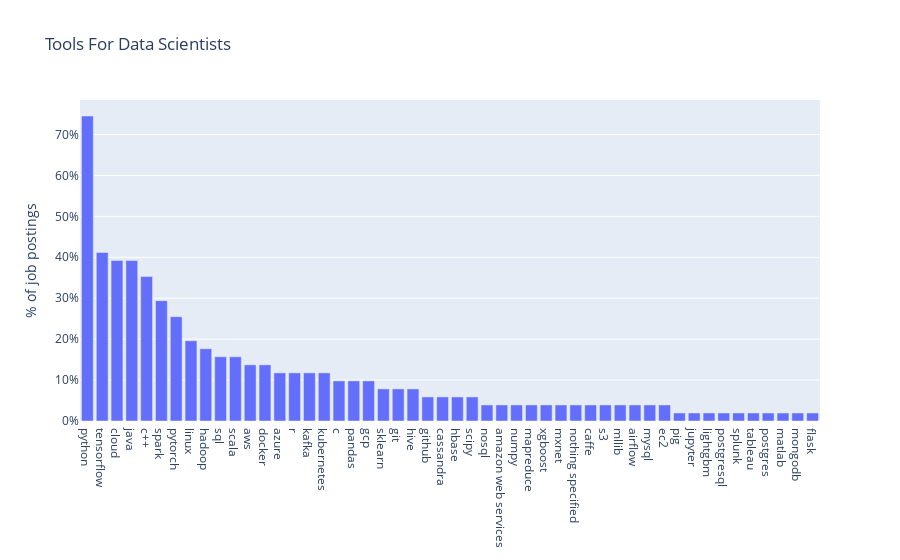
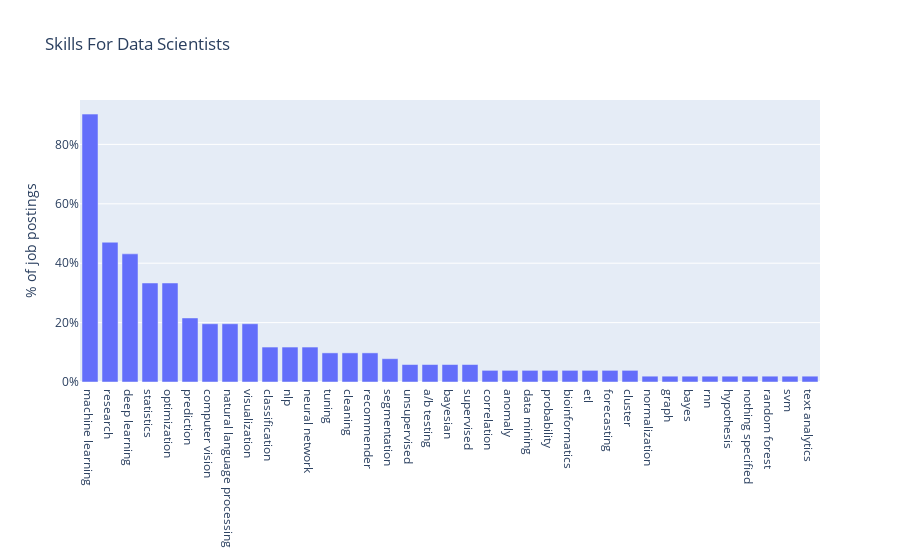
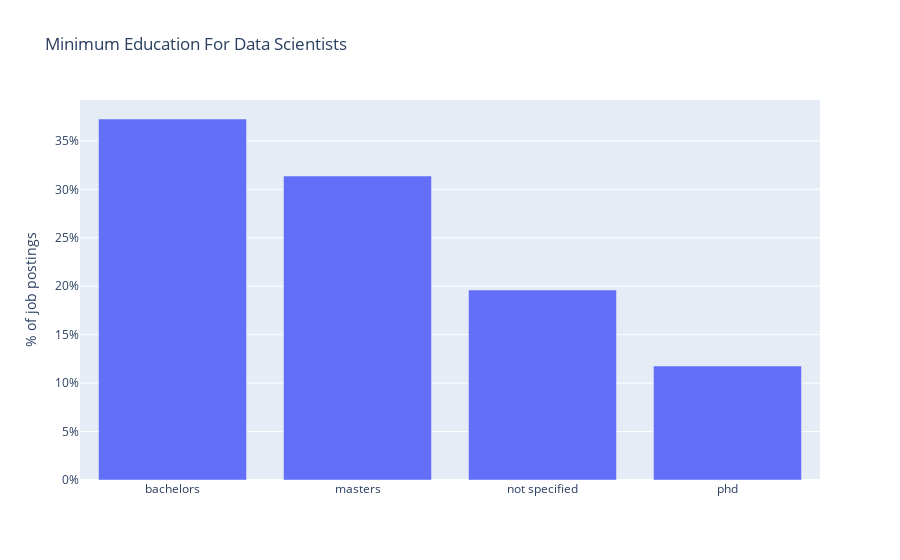

Notebook code for these charts, in order:
### Code cell
import find_criteria
import load_data
import visualize
from plotly.offline import init_notebook_mode
import data_preprocessing
import pandas as pd

init_notebook_mode(connected=True)


df = load_data.load_data()

tool_list = []
skill_list = []
degree_list = []

(tool_list, skill_list, degree_list) = find_criteria.find_tools_skills_degrees(df)

# print('========= tool_list ============')
# print(tool_list)
# print('========= skill_list ============')
# print(skill_list)
# print('========= degree_list ============')
# print(degree_list)

visualize.visualize_tools(df, tool_list)
visualize.visualize_skils(df, skill_list)
visualize.visualize_education(df, degree_list)

### Figure 1 — Plotly figure (JSON) as saved in the notebook; plotly's stock layout.template omitted (floating-point values rounded to 4 significant figures)
{"data": [{"type": "bar", "x": ["python", "tensorflow", "cloud", "java", "c++", "spark", "pytorch", "linux", "hadoop", "sql", "scala", "aws", "docker", "azure", "r", "kafka", "kubernetes", "c", "pandas", "gcp", "sklearn", "git", "hive", "github", "cassandra", "hbase", "scipy", "nosql", "amazon web services", "numpy", "mapreduce", "xgboost", "mxnet", "nothing specified", "caffe", "s3", "mllib", "airflow", "mysql", "ec2", "pig", "jupyter", "lightgbm", "postgresql", "splunk", "tableau", "postgres", "matlab", "mongodb", "flask"], "y": [0.7451, 0.4118, 0.3922, 0.3922, 0.3529, 0.2941, 0.2549, 0.1961, 0.1765, 0.1569, 0.1569, 0.1373, 0.1373, 0.1176, 0.1176, 0.1176, 0.1176, 0.09804, 0.09804, 0.09804, 0.07843, 0.07843, 0.07843, 0.05882, 0.05882, 0.05882, 0.05882, 0.03922, 0.03922, 0.03922, 0.03922, 0.03922, 0.03922, 0.03922, 0.03922, 0.03922, 0.03922, 0.03922, 0.03922, 0.03922, 0.01961, 0.01961, 0.01961, 0.01961, 0.01961, 0.01961, 0.01961, 0.01961, 0.01961, 0.01961]}], "layout": {"title": {"text": "Tools For Data Scientists"}, "yaxis": {"tickformat": ",.0%", "title": {"text": "% of job postings"}}}}

### Figure 2 — Plotly figure (JSON) as saved in the notebook; plotly's stock layout.template omitted (floating-point values rounded to 4 significant figures)
{"data": [{"type": "bar", "x": ["machine learning", "research", "deep learning", "statistics", "optimization", "prediction", "computer vision", "natural language processing", "visualization", "classification", "nlp", "neural network", "tuning", "cleaning", "recommender", "segmentation", "unsupervised", "a/b testing", "bayesian", "supervised", "correlation", "anomaly", "data mining", "probability", "bioinformatics", "etl", "forecasting", "cluster", "normalization", "graph", "bayes", "rnn", "hypothesis", "nothing specified", "random forest", "svm", "text analytics"], "y": [0.902, 0.4706, 0.4314, 0.3333, 0.3333, 0.2157, 0.1961, 0.1961, 0.1961, 0.1176, 0.1176, 0.1176, 0.09804, 0.09804, 0.09804, 0.07843, 0.05882, 0.05882, 0.05882, 0.05882, 0.03922, 0.03922, 0.03922, 0.03922, 0.03922, 0.03922, 0.03922, 0.03922, 0.01961, 0.01961, 0.01961, 0.01961, 0.01961, 0.01961, 0.01961, 0.01961, 0.01961]}], "layout": {"title": {"text": "Skills For Data Scientists"}, "yaxis": {"tickformat": ",.0%", "title": {"text": "% of job postings"}}}}

### Figure 3 — Plotly figure (JSON) as saved in the notebook; plotly's stock layout.template omitted (floating-point values rounded to 4 significant figures)
{"data": [{"type": "bar", "x": ["bachelors", "masters", "not specified", "phd"], "y": [0.3725, 0.3137, 0.1961, 0.1176]}], "layout": {"title": {"text": "Minimum Education For Data Scientists"}, "yaxis": {"tickformat": ",.0%", "title": {"text": "% of job postings"}}}}
